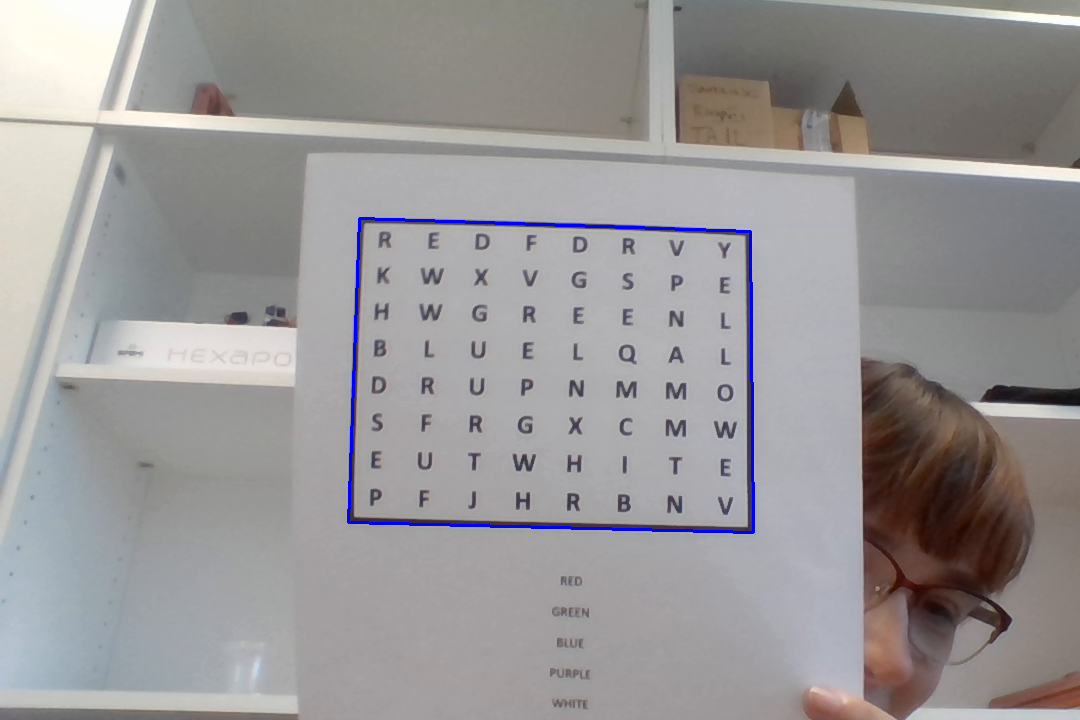
#> input picture 3.png, 1080 x 720 px, given in place of the camera
$ python Osmosmjerka.py
#> lines starting #> are read from the running program, lines starting #| are printed output that depends on the picture; after the words box and inside, x2 and y2 are one past the last pixel; in counts of white or black regions, pixels touching at a corner belong together

import cv2
import time
import numpy as np

from PIL import Image
import pytesseract


DELAY = 0.02
USE_CAM = 1
IS_FOUND = 0

MORPH = 7
CANNY = 250

_width  = 600.0
_height = 420.0
_margin = 0.0

if USE_CAM: video_capture = cv2.VideoCapture(0)

corners = np.array(
	[
		[[  		_margin, _margin 			]],
		[[ 			_margin, _height + _margin  ]],
		[[ _width + _margin, _height + _margin  ]],
		[[ _width + _margin, _margin 			]],
	]
)

pts_dst = np.array( corners, np.float32 ) #pretvaranje u float array

while True :

	if USE_CAM :
		ret, rgb = video_capture.read()
#> rgb is the input picture: shape (720, 1080, 3); mean B, G, R 151.4, 150.4, 153

	if ( ret ):

		gray = cv2.cvtColor( rgb, cv2.COLOR_BGR2GRAY ) #slika se pretvori u sivu
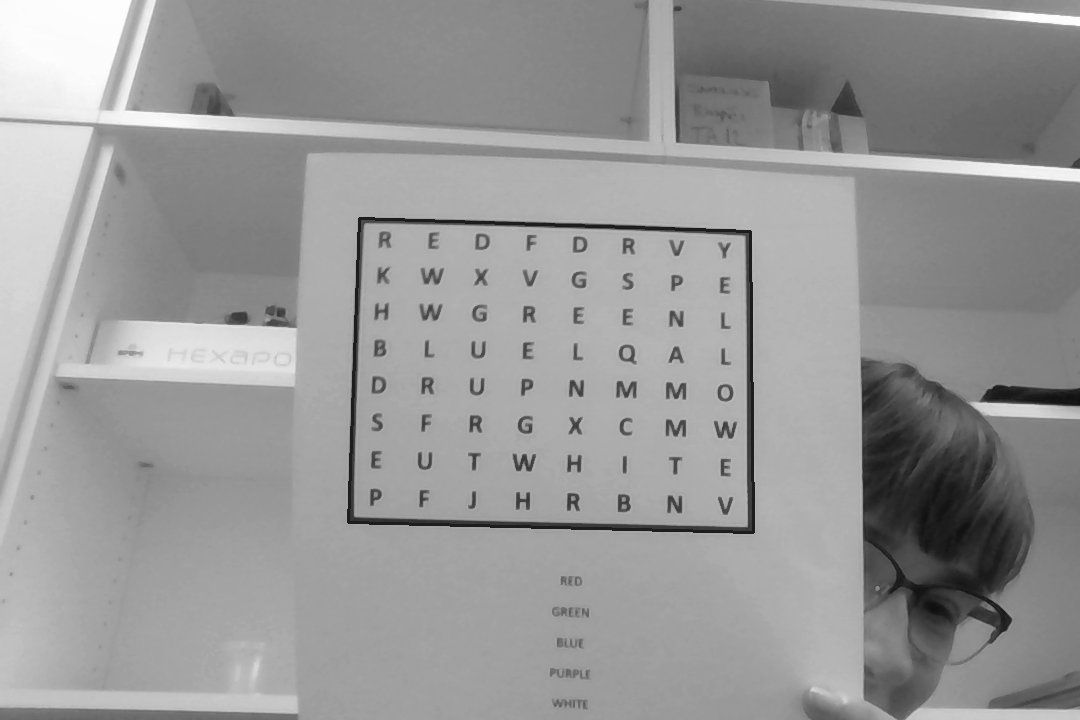
#> gray: shape (720, 1080); min 15, max 253, mean 151.4

		gray = cv2.bilateralFilter( gray, 1, 10, 120 ) #za smanjenje sumova

		edges  = cv2.Canny( gray, 10, CANNY ) #pretvaranje slike u crno-bijelu, od slova se vide rubovi
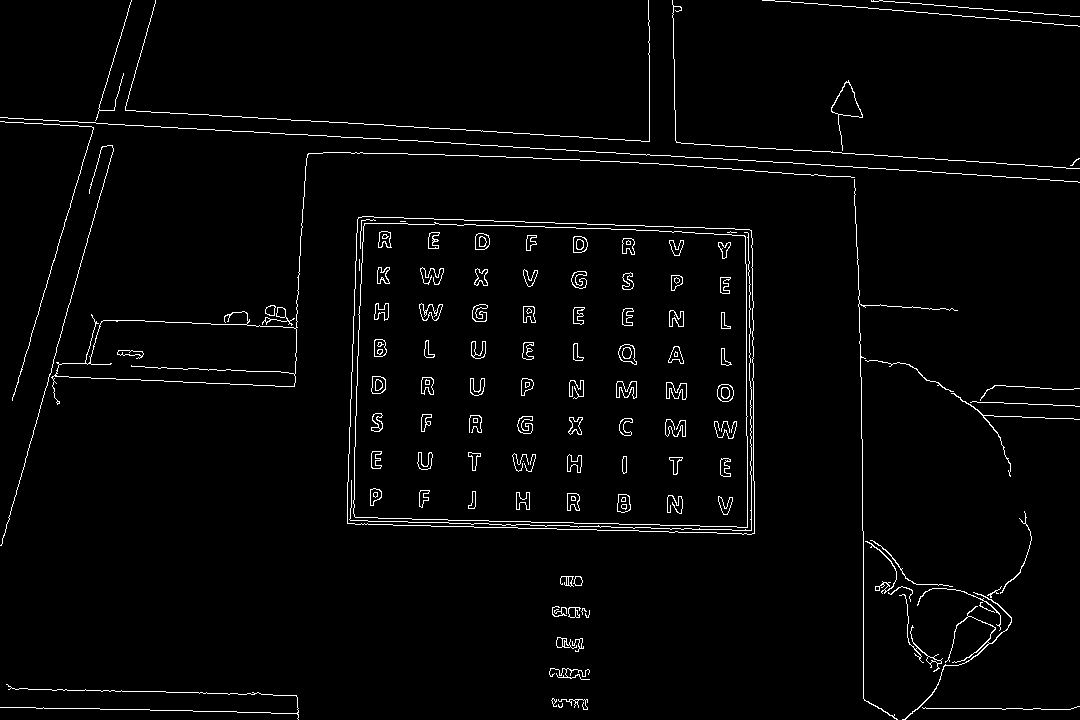
#> edges: shape (720, 1080); 2.4% white in thin lines or dots

		kernel = cv2.getStructuringElement( cv2.MORPH_RECT, ( MORPH, MORPH ) )

		closed = cv2.morphologyEx( edges, cv2.MORPH_CLOSE, kernel ) #morfoloski transformira sliku da su slova puna
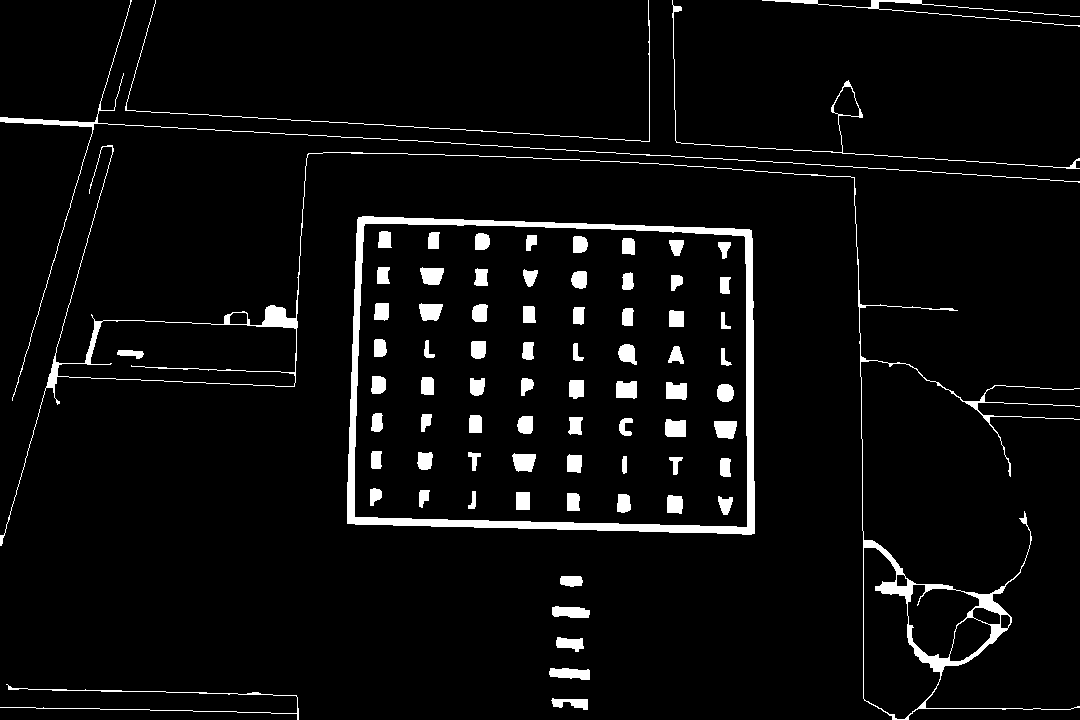
#> closed: shape (720, 1080); 4.8% white; 77 white regions

		contours, h = cv2.findContours( closed, cv2.RETR_EXTERNAL, cv2.CHAIN_APPROX_SIMPLE ) #funkcija preuzima konture iz binarne slike koristeći algoritam
#> contours = 12 contours, 1 with area under 20; largest, box (x1, y1, x2, y2) and area: (347, 216, 755, 535) 122794, (0, 145, 1080, 720) 29020, (672, 0, 1080, 169) 707, (0, 0, 1080, 401) 415, (549, 668, 590, 680) 330; h = [[1, -1, -1, -1], [2, 0, -1, -1], [3, 1, -1, -1], [4, 2, -1, -1], [5, 3, -1, -1], [6, 4, -1, -1], [7, 5, -1, -1], [8, 6, -1, -1], [9, 7, -1, -1], [10, 8, -1, -1], [11, 9, -1, -1], [-1, 10, -1, -1]]

		for cont in contours:

			if cv2.contourArea( cont ) > 5000 :

				arc_len = cv2.arcLength( cont, True ) #racunanje duljine konture

				approx = cv2.approxPolyDP( cont, 0.1 * arc_len, True ) #aproksimacija krivulje ili poligona sa krivuljom ili poligonom koja ima manje vrhova

				if ( len( approx ) == 4 ):
					IS_FOUND = 1

					pts_src = np.array( approx, np.float32 ) #pretvaranje aproksimacije u np array

					h, status = cv2.findHomography( pts_src, pts_dst ) #ako nade 4 tocke trazi homografiju (trazi 4 odgovarajuce tocke u 2 ili vise frame-ova)

					out = cv2.warpPerspective( rgb, h, ( int( _width + _margin * 2 ), int( _height + _margin * 2 ) ) ) #kad je homografija pronadena moze se primijeniti transformacija na sve piksele jedne slike tako da bi se mapirala na drugoj slici

					cv2.drawContours( rgb, [approx], -1, ( 255, 0, 0 ), 2 ) #crta obrise kontura, thickness 2

				else : pass
#> this loop made 12 passes
#> (arc_len, IS_FOUND, pts_src, status) on pass 7: (1426.8, 1, [[358, 217], [347, 523], [754, 533], [751, 230]], [1, 1, 1, 1])
#> (arc_len, approx) on pass 8: (6247.4, [[101, 147], [1079, 707]])
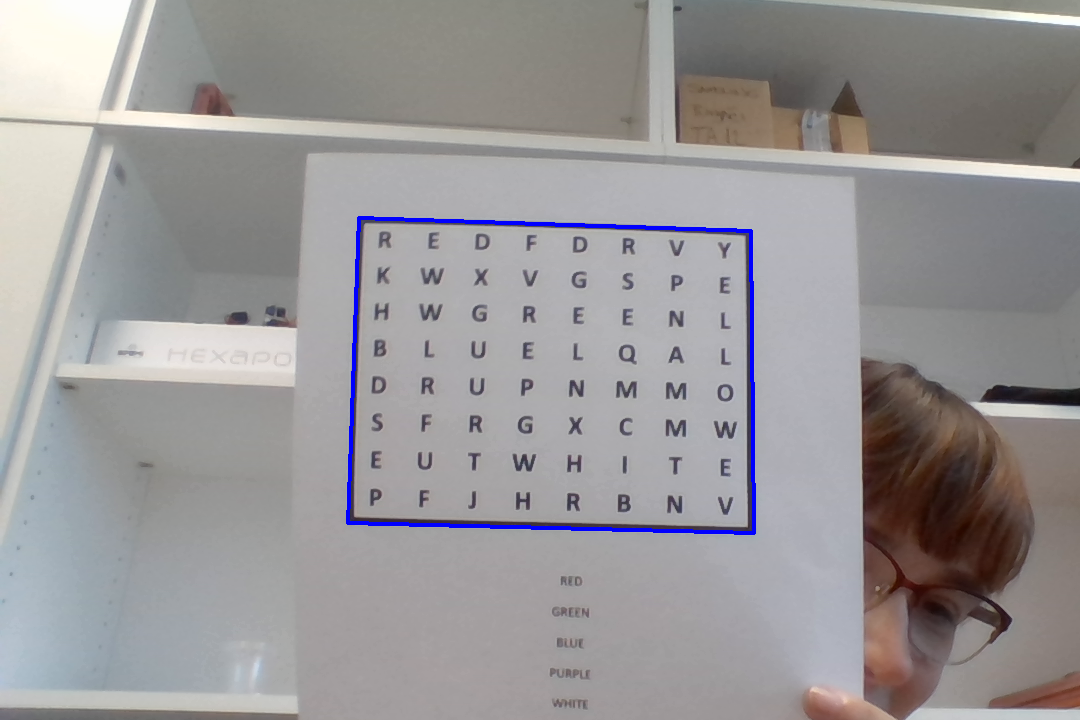
#> rgb: shape (720, 1080, 3); 0.18% of pixels changed, all inside (x1, y1, x2, y2) = (346, 216, 756, 535)

		#cv2.imshow( 'closed', closed )
		#cv2.imshow( 'gray', gray )
		cv2.namedWindow( 'edges')
		cv2.imshow( 'edges', edges )

		cv2.namedWindow( 'rgb')
		cv2.imshow( 'rgb', rgb )

		if IS_FOUND :
			cv2.namedWindow( 'out' )
			cv2.imshow( 'out', out )
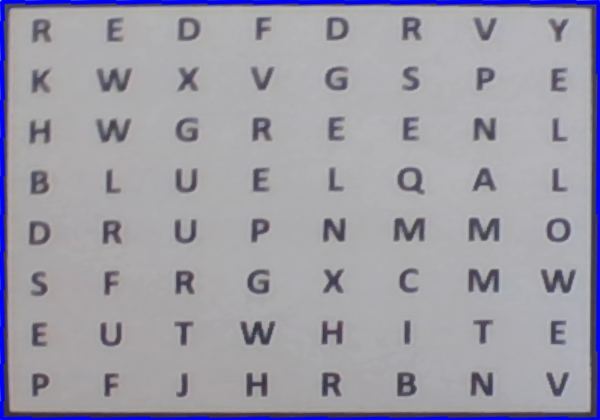
#> window 'out': shape (420, 600, 3); mean B, G, R 167.2, 156.4, 158.1

		if cv2.waitKey(1) & 0xFF == ord('q') :
#> (key q is pressed here)
			break

		if cv2.waitKey(99) & 0xFF == ord('c') :
			cv2.imwrite( 'out.png', out )
			cv2.imwrite( 'edges.png', edges )
			cv2.imwrite( 'gray.png', gray )
			cv2.imwrite( 'org.png', rgb )
			print ("Slike spremljene")

		time.sleep( DELAY )

	else :
		print ("Stopirano")
		break

if USE_CAM : video_capture.release()
cv2.destroyAllWindows()


#> (the run stopped early here; a loop or call above may not have finished)
